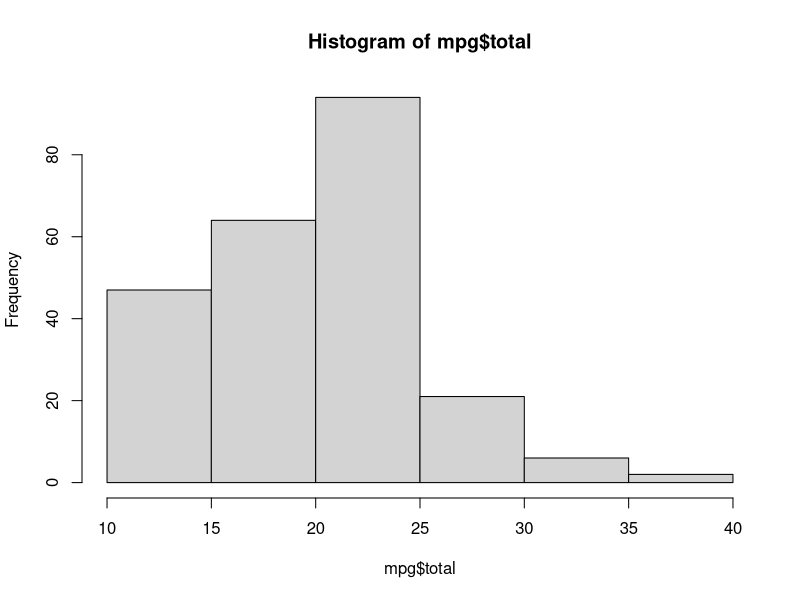
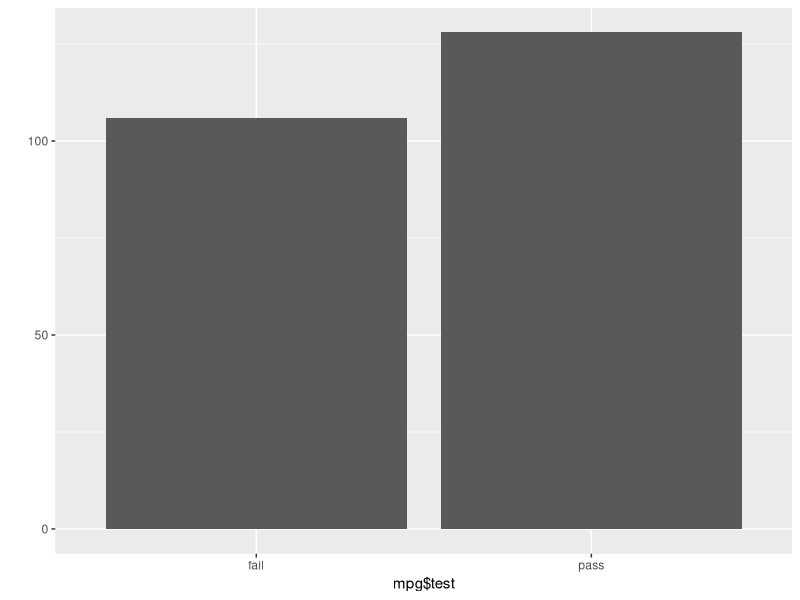
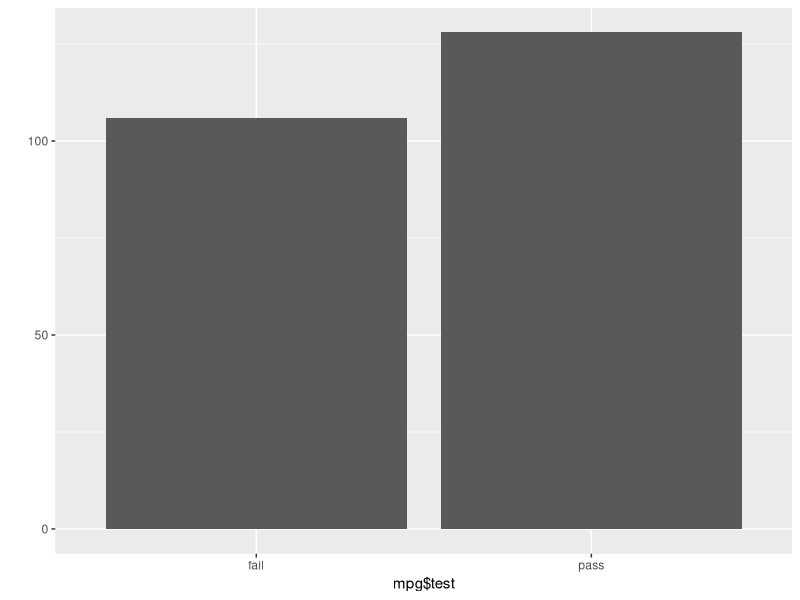
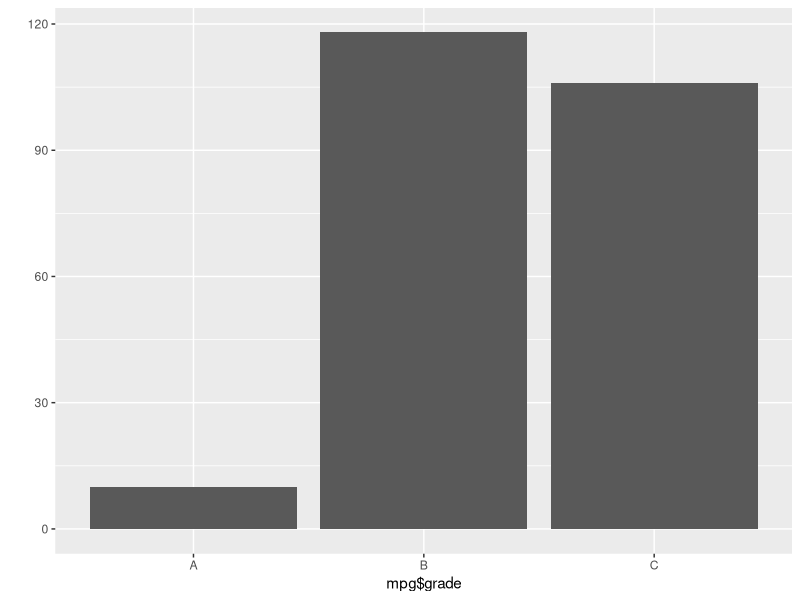
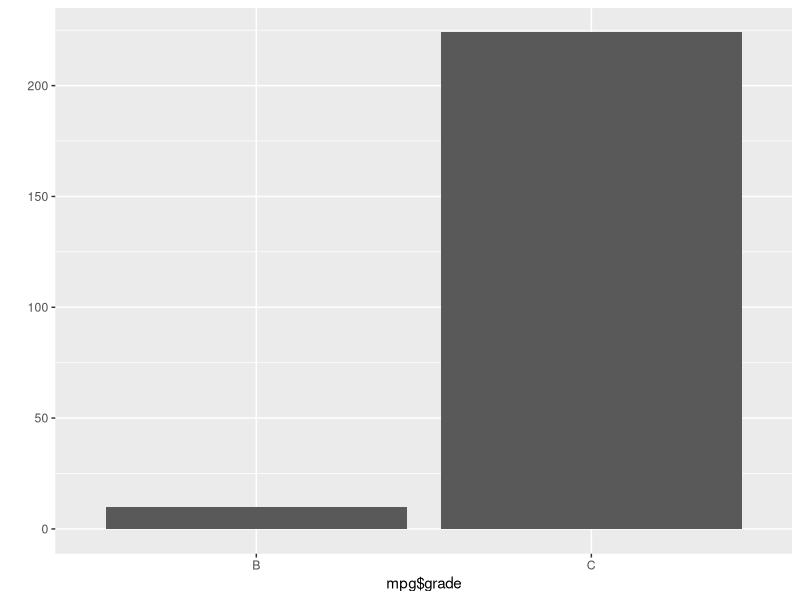

Write the R code that produced these figures, in order.
# 연산자 

# 2. 할당연산자
#R에서도 =를 사용할 수 있지만, <-를 주로 사용
#R에서는 <-가 =보다 우선순위가 높음

C = D <- 5
C
D

# G <- E = 10
# 오류 발생
# - 객체 G를 찾을 수 없다는 오류
# - 10이 아직 변수 E에 할당되지 않아 변수가 비어있는데,
# E의   값을 G로 할당하는 것이 먼저 수행되어서 변수 G가 
# 생성되지 않았기 때문


# 3. 산술연산자
C + D # 더하기 
C - D # 빼기
C * D # 곱하기 
C / D # 나누기 
C%/%D # 몫
C%%D # 나머지 
C**D # 제곱수 
C^D  # 제곱수 


# 4. 관계연산자


C>D       # 크다
#[1] FALSE

C>=D      # 크거나 작다
#[1] TRUE

C<D       # 작다 
#[1] FALSE

C<=D      # 작거나 같다 
#[1] TRUE

C==D      # 같다 
#[1] TRUE

C!=D      # 같지 않다 
#[1] FALSE

!C       # 아니다 
#[1] FALSE


# 5. 논리연산자
# & 그리고 (and)
# | 또는 (or)

x <- 1:3  # 변수 x에 1, 2, 3을 할당
y <- 3:1  # 변수 y에 3, 2, 1을 할당
(x > 0) & (y > 1)            # 각 원소 값을 하나씩 대입해서 비교 
# [1]  TRUE  TRUE FALSE
(x > 0) | (y > 1)           
# [1] TRUE TRUE TRUE


# 조건문 

job.type <- 'B' 
bonus <- 100 
if(job.type == 'A') { 
	bonus <- 200 	# 직무 유형이 A일 때 실행 
} 
print(bonus)
# [1] 100 



job.type <- 'A'
if (job.type == 'B') {
  bonus <- 200
} else { 		# 정상 실행됨.  : else는 반드시 if문의 코드블록이 끝나는 부분에 있는 }와 같은 줄에 작성해야 함
  bonus <- 100
}
bonus
# [1] 100 

# 조건문으로 짝수 홀수 구분하기
a <- 10
if(a %% 2 == 0) {
  print("짝수입니다")
} else {
  print("홀수입니다")
}

# [1] "짝수입니다"


# 조건문으로 학점 분류하기
b <- 80
if(b >= 90) {
  print("A 학점입니다") 
} else if (b >= 80) {
  print("B 학점입니다") 
} else {
  print("c 학점입니다") 
}

# [1] "B 학점입니다"



# 조건문에서 논리 연산자의 사용

a <- 10
b <- 20
if(a>5 & b>5) { 		# and 사용
  print (a+b)
}
# [1] 30

if(a>5 | b>30) { 		# or 사용
  print (a*b)
}
# [1] 200


a <- 10
b <- 20

if (a>b) {
  c <- a
} else {
  c <- b
}
print(c)
# [1] 20


# ifelse문 실습
a <- 10
b <- 20
c <- ifelse(a>b, a, b) # a가 b보다 크면 c에는  a가, 그러지 않으면 b 저장됨
print(c)




# 반복문 
# for( ) 함수로 구구단 2단 출력하기
for(i in 1:9) {
  a <- 2*i
  print(a)
}

#[1] 2
#[1] 4
#[1] 6
#[1] 8
#[1] 10
#[1] 12
#[1] 14
#[1] 16
#[1] 18

# for( ) 함수로 구구단 2단부터 9단까지 출력하기
for(i in 2:9) {
  for(j in 1:9) {
    print(paste(i, " * ", j, " = ", i*j))
  }
}

#[1] "2 * 1 = 2"
#[1] "2 * 2 = 4"
#[1] "2 * 3 = 6“
#[1] "2 * 4 = 8"
#... (중략) ...
#[1] "9 * 6 = 54"
#[1] "9 * 7 = 63"
#[1] "9 * 8 = 72"
#[1] "9 * 9 = 81

for(i in 1:5) {
  print('*')
}
for(i in 1:5) {
  cat('*')# * cat( ) 함수:print( ) 함수와 같이 출력 함수    띄어 쓰기 없음
}

# *****


for(i in 1:9) {
  cat('2 *', i,'=', 2*i,'\n')
}


# for문 안에서 if문의 사용

for(i in 1:20) {
  if(i%%2==0) { 		# 짝수인지 확인
    print(i)  # 짝수만 출력함 
  }
}

# * 1~100 사이의 숫자의 합 출력
sum <- 0
for(i in 1:100) {
  sum <- sum + i 		# sum에 i 값을 누적
}
print(sum)
#[1] 5050



# 3. while문

sum <- 0
i <- 1
while(i <=100) {
  sum <- sum + i 	# sum에 i 값을 누적
  i <- i + 1 	# i 값을 1 증가시킴
}
print(sum)
#[1] 5050



# break와 next
sum <- 0
for(i in 1:10) {
  sum <- sum + i
  if (i>=5) break
}
sum
# [1] 15


sum <- 0
for(i in 1:10) {
  if (i%%2==0) next
  sum <- sum + i # 홀수만 더함 
}
sum
# [1] 25





# 내장함수 
# 내장 함수: 별도의 패키지를 설치하지 않고 사용할 수 있는 함수- 예: print(), sum(), Sys.Date( ) 함수

x <- sum(10, 20)
x

# Hello World 문자 출력하기
print("Hello World")

# 1부터 100까지 더한 값을 출력하기
a <- sum(1:100)
a

# 오늘 날짜 출력하기
Sys.Date()

#print( ) 함수 cat( ) 함수
#print( ) 함수와 cat( ) 함수는 둘 다 출력 함수이지만, 쓰임새에 차이가 있음

# 여러 숫자 출력
print(1, 2, 3)              # 첫번째 숫자만 출력
#[1] 1
cat(1, 2, 3)                # 모든 숫자가 출력
# 1 2 3


# 숫자, 문자열 출력
print(1, 2, 3, "hello")
#[1] 1
cat(1, 2, 3, "hello")
#1 2 3 hello


# 3. 조건에 맞는 데이터의 위치 찾기

score <- c(76, 84, 69, 50, 95, 60, 82, 71, 88, 84)
which(score==69) 		# 성적이 69인 학생은 몇 번째에 있나
#[1] 3
which(score>=85) 		# 성적이 85 이상인 학생은 몇 번째에 있나
#[1] 5 9

max(score) 	 	          # 최고 점수는 몇 점인가
#[1] 95
which.max(score) 		# 최고 점수는 몇 번째에 있나
#[1] 5

min(score) 		          # 최저 점수는 몇 점인가
#[1] 50
which.min(score) 		# 최저 점수는 몇 번째에 있나
#[1] 4

score <- c(76, 84, 69, 50, 95, 60, 82, 71, 88, 84)
idx <- which(score<=60) 		# 성적이 60 이하인 값들의 인덱스
idx
# [1] 4 6
score[idx] <- 61 	                              # 성적이 60 이하인 값들은 61점으로 성적 상향 조정
score 		 		          # 상향 조정된 성적 확인
# [1] 76 84 69 61 95 61 82 71 88 84

idx <- which(score>=80) 		# 성적이 80 이상인 값들의 인덱스
score.high <- score[idx] 	          # 성적이 80 이상인 값들만 추출하여 저장
score.high 		                              # score.high의 내용 확인
# [1] 84 95 82 88 84





# V. 파생변수 생성
# 파생변수란? 기존의 변수를 변경해 만든 변수

df <- data.frame(var1 = c(4, 3, 8), var2 = c(2, 6, 1))
df

#var1, var2 변수의 값을 더한 var_sum이라는 파생변수를 만들어 df에 추가
#->데이터 프레임명에 $을 붙여 새로 만들 변수명을 입력
df$var_sum <- df$var1 + df$var2  # var_sum 파생변수 생성
df

##   var1 var2 var_sum
## 1    4    2       6
## 2    3    6       9
## 3    8    1       9

df$var_mean <- (df$var1 + df$var2)/2  # var_mean 파생변수 생성
df
##   var1 var2 var_sum var_mean
## 1    4    2       6      3.0
## 2    3    6       9      4.5
## 3    8    1       9      4.5



#mpg 통합 연비 변수 만들기
# install.packaes("ggplot2")
# library(ggplot2) 

# ggplot2의 mpg 데이터를 데이터 프레임 형태로 불러오기
mpg <- as.data.frame(ggplot2::mpg)

# cty, hwy 변수를 더해 2로 나눠 도로 유형을 통합한 연비 변수를 만들기
# ->데이터 일부를 출력->total변수 확인

mpg$total <- (mpg$cty + mpg$hwy)/2  # 통합 연비 변수 생성
head(mpg)

# 변수추가 후 통합 연비 변수를 평균을 구할 수 있음
mean(mpg$total)
## [1] 20.14957

#합격 여유를 판단할 기준을 결정-> 변수의 요약 통계량을 이용하여 total의 평균(mean)과 중앙값(median)을 확인
summary(mpg$total)  # 요약 통계량 산출
hist(mpg$total)     # 히스토그램 생성

# total이 20 이상이면  “pass”, 그렇지 않으면  “fail” 부여하여  test에 저장
mpg$test <- ifelse(mpg$total >= 20, "pass", "fail")

head(mpg, 5) # 데이터 확인

# 5.3 빈도표로 합격 판정 자동차 수 살펴보기
#빈도표: 변수의 각 값들이 몇 개씩 존재하는지, 데이터의 개수를 나타낸 표
#table()을 이용해 빈도표를 작성

table(mpg$test)  # 연비 합격 빈도표 생성
## 
## fail pass 
##  106  128


#5.4 막대 그래프로 빈도 표현하기
# 막대 그래프: 각 항목의 빈도가 얼마나 되는지 파악 가능
# ggplot2패키지에 내장된 qplot()는 값의 개수를 막대의 길이로 표현하는 기능
library(ggplot2)  # ggplot2 로드
qplot(mpg$test)   # 연비 합격 빈도 막대 그래프 생성

dev.off()                           # 에러가 날 경우 plot창을 초기화
qplot(mpg$test)  # 창 지우고 다시 생성 



# 6.1 조건문으로 합격 판정 변수 만들기

#total이 30이상이면 A,
#20~29이면 B,
#20미만이면 C등급


# total을 기준으로 A, B, C 등급 부여
mpg$grade <- ifelse(mpg$total >= 30, "A", ifelse(mpg$total >= 20, "B", "C"))
# [유의] ifelse()가 두 번 반복되므로 열리는 괄호와 닫히는 괄호가 각각 두 개, 쉼표도 각각 두 개
head(mpg, 5)  # 데이터 확인

#manufacturer model displ year cyl      trans drv cty hwy fl   class total test grade
#1         audi    a4   1.8 1999   4   auto(l5)   f  18  29  p compact  23.5 pass     B
#2         audi    a4   1.8 1999   4 manual(m5)   f  21  29  p compact  25.0 pass     B
#3         audi    a4   2.0 2008   4 manual(m6)   f  20  31  p compact  25.5 pass     B
#4         audi    a4   2.0 2008   4   auto(av)   f  21  30  p compact  25.5 pass     B
#5         audi    a4   2.8 1999   6   auto(l5)   f  16  26  p compact  21.0 pass     B

table(mpg$grade) # 등급 빈도표 생성
## 
##   A   B   C 
##  10 118 106
qplot(mpg$grade) # 등급 빈도 막대 그래프 생성




# 응용1 
x <- 4:6
y <- 5:7
(x > 2) & (y > 5)
# [1] FALSE  TRUE  TRUE
(x > 5) | (y > 1)
# [1] TRUE TRUE TRUE



# 응용2
x <- 2:4
y <- 1:3
x>=y
# [1] TRUE TRUE TRUE
!x
# [1] FALSE FALSE FALSE
x<=y
# [1] FALSE FALSE FALSE


# 응용3

a <- 10
if(a %% 3 == 0) {
  print("3의 배수입니다")
} else {
  print("3의 배수가 아닙니다")
}

# [1] "3의 배수가 아닙니다"


# 응용4
job <- "KA" 
if(job ==  "KB") { 	
  bonus <- 1   	                 # job이 “AK”이면 2그렇지 않을 경우 1을 출력
} else {
  bonus <- 2 
}         # 직무 유형이K B가 아닌 나머지 경우 실행 
print(bonus)
# [1] 2

# 응용5

hak <- 3.4
if(hak >= 4.0) {
  print("최우수") 
} else if (hak >= 3.5) {
  print("우수")
} else if (hak >= 3.0) {
  print("평범")
} else {
  print("노력필요") 
}

# [1] "평범"


# 응용6
a <- 7
b <- 14
if(a>1 & b>0) { 		# and 사용
  print (a/b)                    #0.5결과
}
if(a>3 | b>20) { 		# or 사용
  print (b%%a)               #0의 결과
}

# 응용7
a <- 10
b <- 20

if (a<=b) {
  d <- b
} else {
  d <- a
}
print(d)
# [1] 20
a <- 10
b <- 20

c <- ifelse(a==b, a, b)
print(c)
# [1] 20


# 응용8
for(i in 3:4) {
  for(j in 1:4) {
    print(paste(i, " * ", j, " = ", i*j))
  }
}

#[1] "3  *  1  =  3"
#[1] "3  *  2  =  6"
#[1] "3  *  3  =  9"
#[1] "3  *  4  =  12"
#[1] "4  *  1  =  4"
#[1] "4  *  2  =  8"
#[1] "4  *  3  =  12"
#[1] "4  *  4  =  16

# 응용9

#cat( ) 함수:print( ) 함수와 같이 출력 함수
#cat( ) 함수의 출력시 개행하지 않음
#개행을 하기위해서 “\n”사용

for(i in 1:5) {
  for(j in 1:i){
    cat('*')
  }
  cat('\n')
}

#*
#**
#***
#****
#*****


# 응용 10번 
for(i in 1:9) {
  cat('12 *', i,'=', 12*i,'\n')
}


#12 * 1 = 12 
#12 * 2 = 24 
#12 * 3 = 36 
#12 * 4 = 48 
#12 * 5 = 60 
#12 * 6 = 72 
#12 * 7 = 84 
#12 * 8 = 96 
#12 * 9 = 108 


# 응용 11번 
gop <- 1
for(i in 1:50) {
  gop <- gop * i 		# gop에 i 값을 누적해서 곱합
}
print(gop)
#[1] 3.041409e+64



#응용 12번 
gop <- 1
i <- 20
while(i <=50) {
  gop <- gop *i 	# gop에 i 값을 누적하여 곱함
  i <- i + 1 	# I 값을 1 증가시킴
}
print(gop)
# [1] 2.500232e+47


# 응용 13번 
scorejjk <- c(70, 80, 69, 50, 95, 60, 82, 71, 88, 84)
which(scorejjk==71) 		# 성적이 71인 학생은 몇 번째에 있나
which(scorejjk>=60) 		# 성적이 60 이상인 학생은 몇 번째에 있나
max(scorejjk) 	 	          # 최고 점수는 몇 점인가
which.max(scorejjk) 		# 최고 점수는 몇 번째에 있나


# 응용 14번 

idx <- which(scorejjk>=90) 		# 성적이 90 이상인 값들의 인덱스
Scorejjk.high <- scorejjk[idx] 	 # 성적이 90 이상인 값들만 추출하여 저장
Scorejjk.high 		                              # score.high의 내용 확인


# 응용 15번 
mpg$grade <- ifelse(mpg$total >= 40, "A", ifelse(mpg$total >= 30, "B", "C"))
head(mpg, 5)  # 데이터 확인
table(mpg$grade) 
qplot(mpg$grade) 
